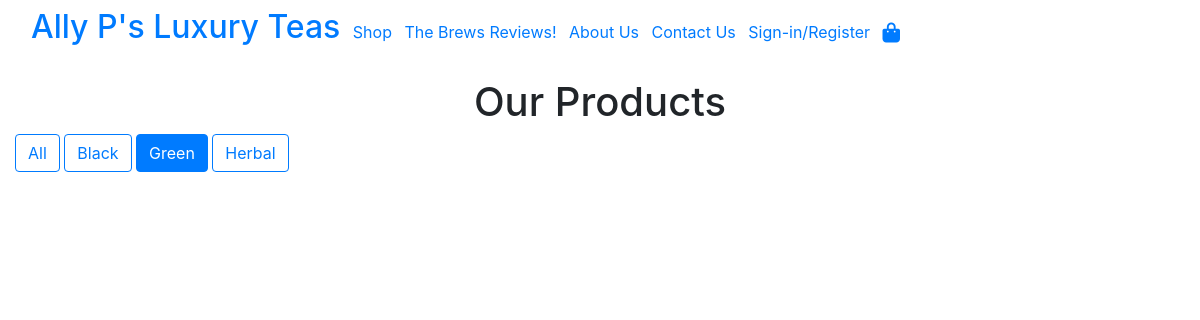
Page /shop/?type=1 on the earlier database version.
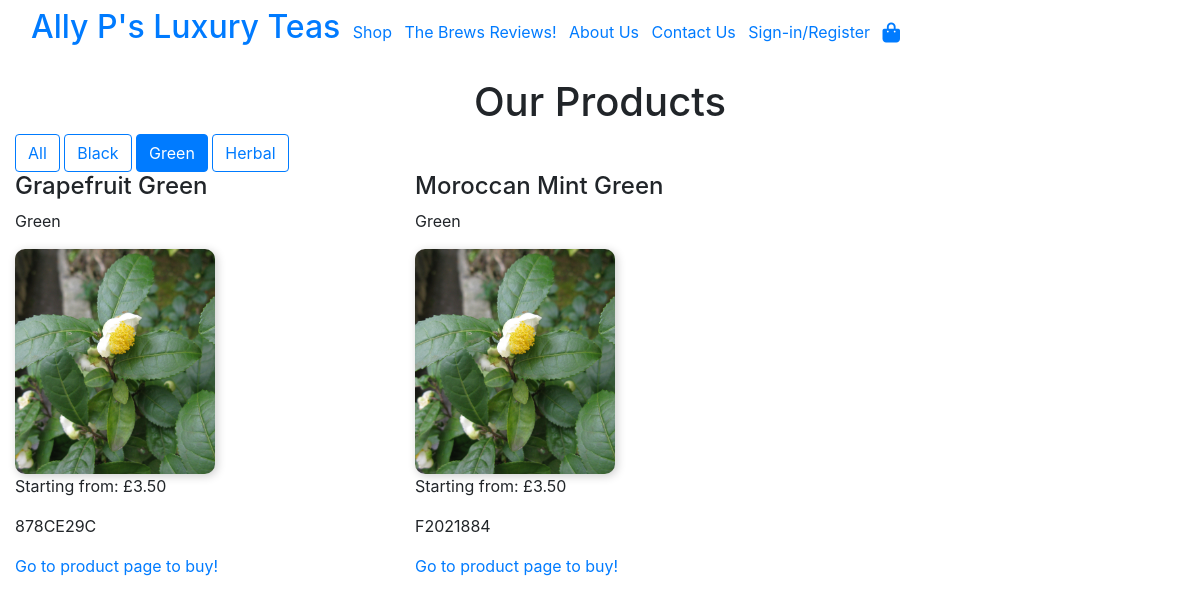
Same page on the later database version.
### shop/models.py (models this page shows, shortened)
class Product(models.Model):
    TYPES = ((0, "Black"), (1, "Green"), (2, "Herbal"))
    name = models.CharField(max_length=65)
    sku = models.CharField(
        max_length=8,
        unique=True,
        default=generate_sku,
    )
    tea_type = models.IntegerField(choices=TYPES, default=0)
    base_price_number = models.DecimalField(max_digits=4, decimal_places=2)
    picture = models.ImageField(
        upload_to=product_image_upload_path,
        default='camellia-sinensis.jpg',
        blank=True,
    )

### shop/views.py (the view)
# urls.py: path("shop/", include("shop.urls")),
def shop(request):
    tea_type = request.GET.get("type")  # Get selected type from URL parameters
    if tea_type is not None:
        products = Product.objects.filter(tea_type=tea_type)
    else:
        products = Product.objects.all()  # Show all products if no filter
    tea_types = Product.TYPES  # Get available types from the model
    context = {
        'products': products,
        'tea_types': tea_types,
        'selected_type': tea_type,
    }
    return render(request, 'shop/shop.html', context)

### bag/contexts.py (called while the page is built, shortened)
def bag_contents(request):
    bag = request.session.get("bag", {})
    sample_product_id = request.session.get("sample_product_id")
    sample_added = bool(sample_product_id)
    bag_items = []
    total = 0
    total_items = 0
    total = round(total, 2)
    if total_items <= 1 and sample_added:
        sample_added = False
        request.session.pop("sample_product_id", None)
    context = {
        "bag_items": bag_items,
        "total_items": total_items,
        "total": total,
        "sample_added": sample_added,
        "sample_product": sample_product if sample_added else None,
    }
    return context

### shop/templates/shop/shop.html
{% extends "base.html" %}
{% block content %}
<div class="container-fluid">
<h1>Our Products</h1>
<div>
    <a href="{% url 'shop' %}" class="btn {% if not selected_type %}btn-primary{% else %}btn-outline-primary{% endif %}">
        All
    </a>
    {% for type_value, type_name in tea_types %}
        <a href="?type={{ type_value }}" class="btn {% if selected_type == type_value|stringformat:"s" %}btn-primary{% else %}btn-outline-primary{% endif %}">
            {{ type_name }}
        </a>
    {% endfor %}
</div>
<div class="row">
    {% for product in products %}
    <div class="product col-12 col-md-6 col-lg-4">
        <h4>{{ product.name }}</h4>
        <p>{{ product.get_tea_type_display }}</p>
        <img src="{{ product.picture.url }}" alt="{{ product.name }}" class="shop-img" width="200px" height="auto">
        <p>Starting from: £{{ product.base_price_number }}</p>
        <p>{{ product.sku }}</p>
        <a href="{% url 'product_detail' sku=product.sku %}">Go to product page to buy!</a>
    </div>
    {% endfor %}
</div>
</div>
{% endblock content %}

### templates/base.html (shortened to what this page needs)
{% load static %}
<!DOCTYPE html>
<html lang="en">
    <head>
        <link rel="stylesheet"
            href="https://cdn.jsdelivr.net/npm/bootstrap@4.6.0/dist/css/bootstrap.min.css" />
        <link rel="stylesheet" href="{% static 'css/base.css' %}" />
    </head>
    <body>
        <header>
            <nav class="navbar">
                <div class="container-fluid">
                    <ul class="list-inline">
                        <li class="list-inline-item">
                            <a href="{% url 'welcome' %}">
                                <h2>Ally P's Luxury Teas</h2>
                            </a>
                        </li>
                        <li class="list-inline-item">
                            <a href="{% url 'shop' %}">Shop</a>
                        </li>
                        <li class="list-inline-item">
                            <a href="">The Brews Reviews!</a>
                        </li>
                        <li class="list-inline-item">
                            <a href="">About Us</a>
                        </li>
                        <li class="list-inline-item">
                            <a href="">Contact Us</a>
                        </li>
                        <li class="list-inline-item">
                            {% if request.user.is_authenticated %}
                                <a href="{% url 'profile' %}">Your account</a>
                            {% else %}
                                <a href="{% url 'account_signup' %}">Sign-in/Register</a>
                            {% endif %}
                        </li>
                        <li class="list-inline-item">
                            <a href="{% url 'view_bag' %}"><i class="fas fa-shopping-bag fa-lg"></i></a>
                        </li>
                    </ul>
                </div>
            </nav>
        </header>
        {% block content %}
        {% endblock content %}
    </body>
</html>

### static/css/base.css (style rules this page uses)
.shop-img { border-radius: 10px; box-shadow: 2px 2px 10px rgba(0, 0, 0, 0.2); }
h1 { text-align: center; }

Differences in the rows shown:
added Product: name "Grapefruit Green", tea_type "Green", picture (picture), base_price_number "3.50", sku "878CE29C"
added Product: name "Moroccan Mint Green", tea_type "Green", picture (picture), base_price_number "3.50", sku "F2021884"
